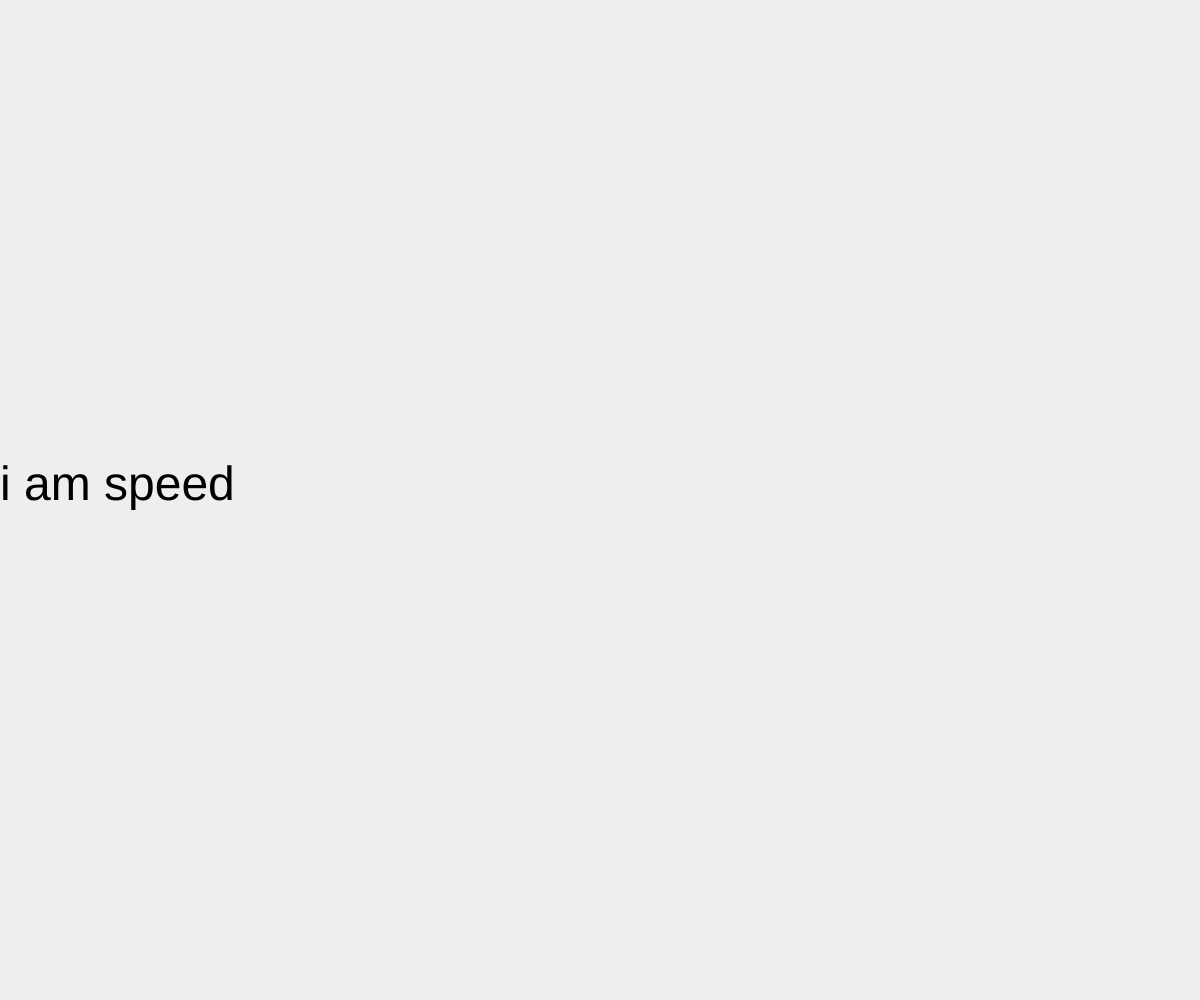
Frame 1 (no input)
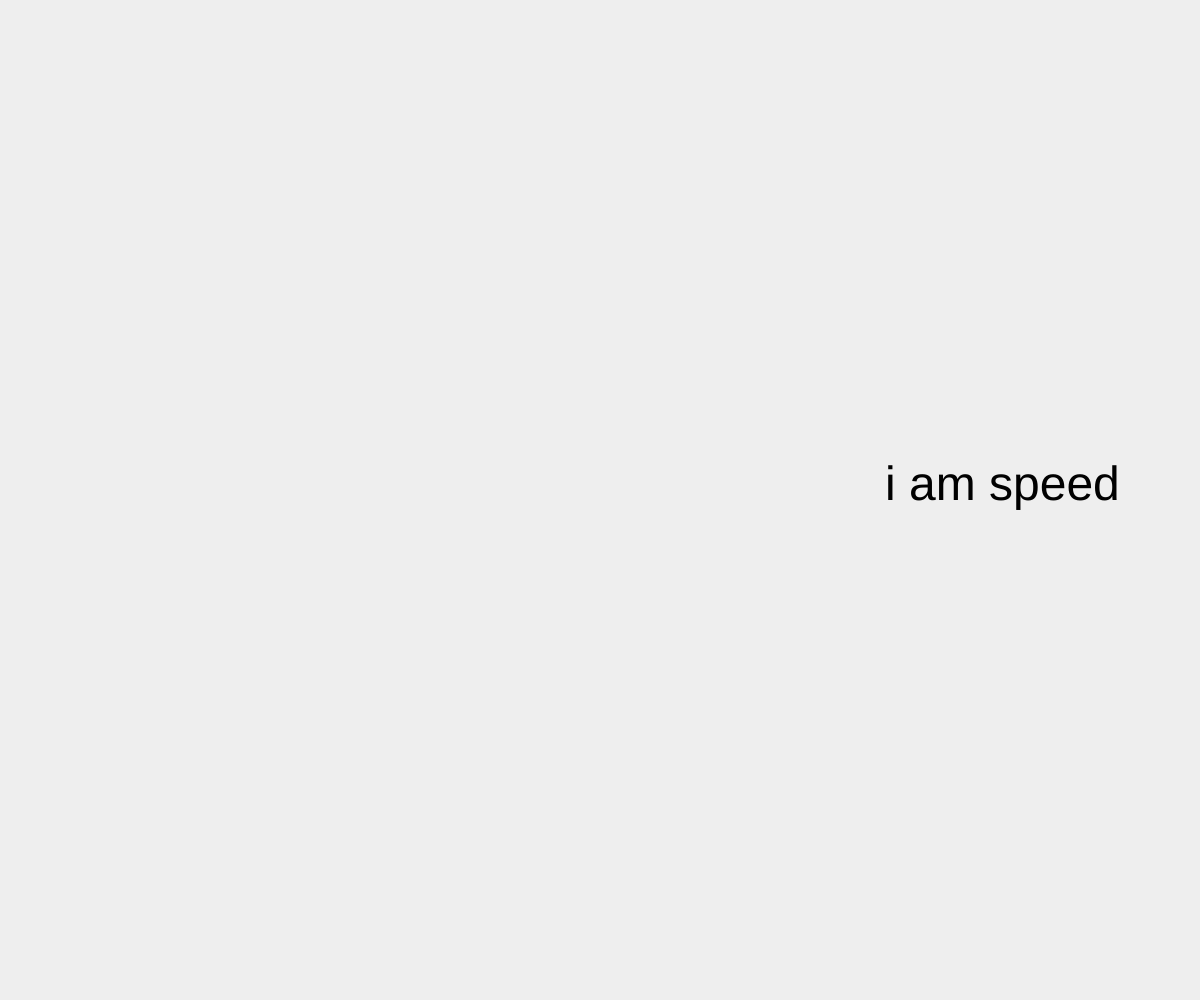
Frame 60 (no input)
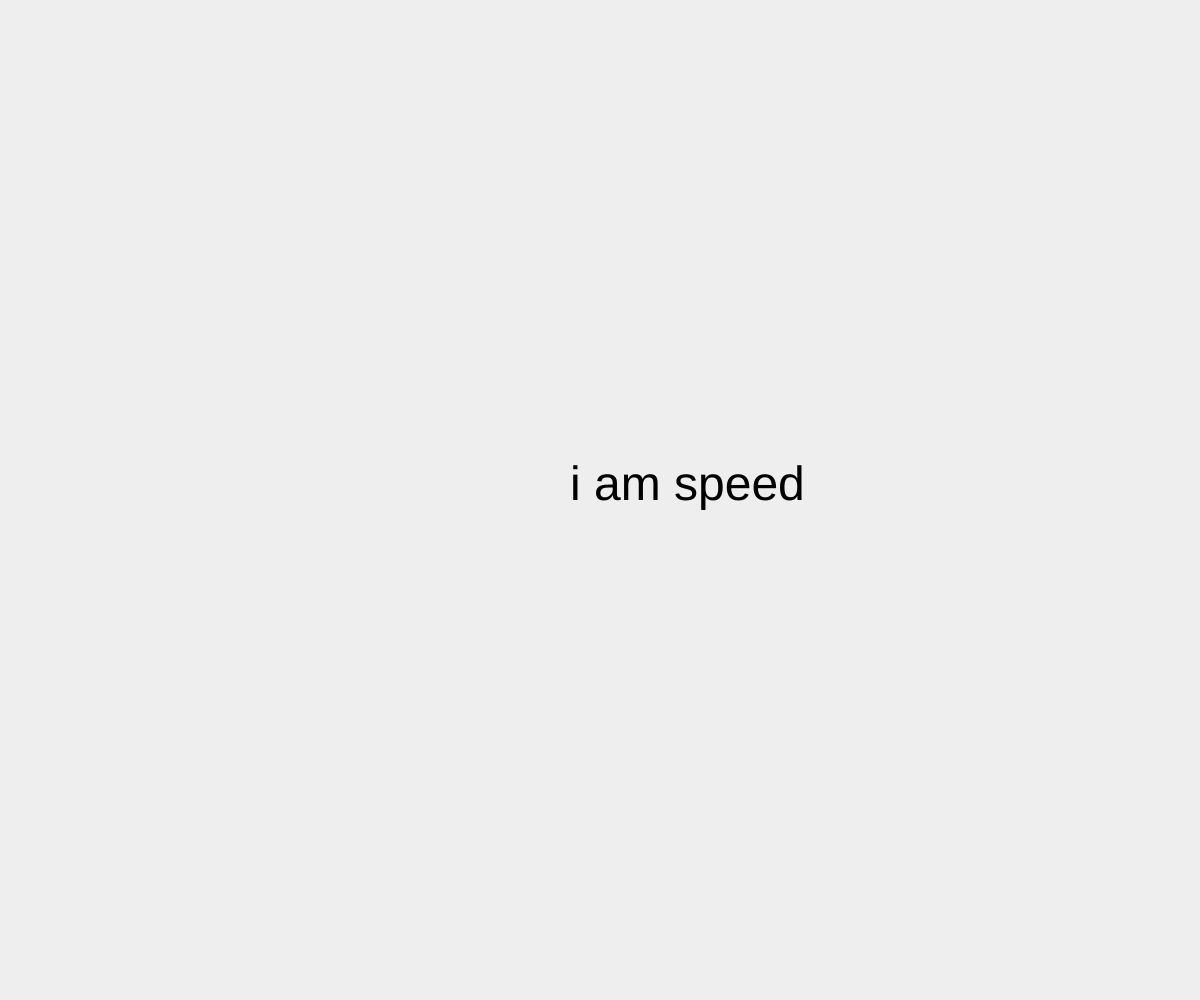
Frame 120 (the mouse pressed at the canvas centre since frame 60)

The p5.js sketch that drew these frames (run headless with seeded random() and noise() and a simulated clock; from frame 60 on, the mouse is pressed at the canvas centre):

// p5.js sketch
// ── sketch.js
let xPos=0;
let txt = 'i am speed';

function setup() {
  createCanvas(windowWidth,windowHeight);
}

function draw() {
  background('#EEEEEE')
  fill('black');
  //rect(xPos, 100, 50, 50);
  textSize(48);
  text(txt,xPos,height/2);
  xPos+=15;

  if(xPos>windowWidth)
  { xPos=0}

}
